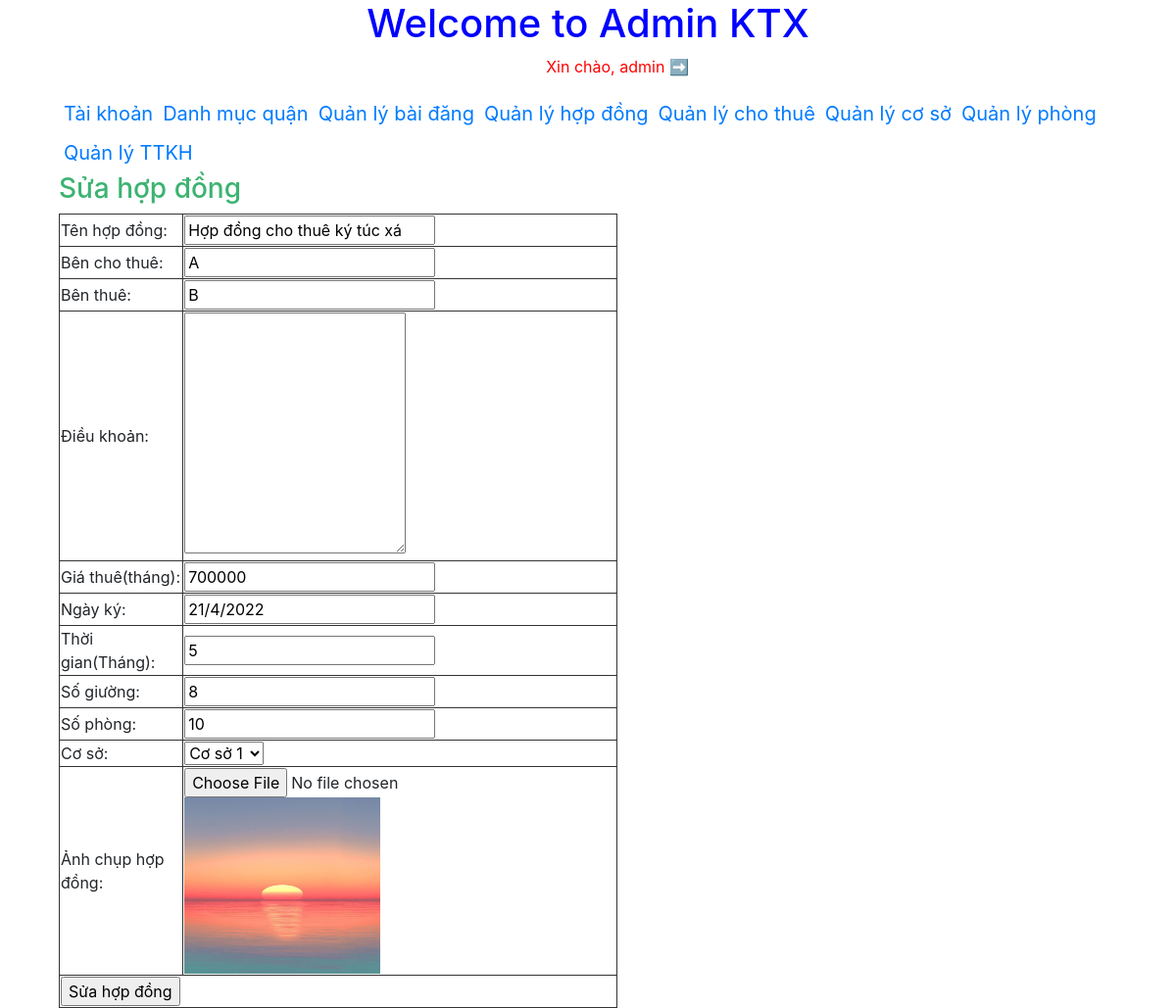
The app's page /admin/index.php?action=hopdong&query=sua&idhopdong=9 (signed in) with its own data.
### tables this page shows
CREATE TABLE `tb_hopdong` (
  `id_hopdong` int(11) NOT NULL,
  `tenhopdong` varchar(100) NOT NULL,
  `benchothue` varchar(100) NOT NULL,
  `benthue` varchar(100) NOT NULL,
  `dieukhoan` longtext NOT NULL,
  `giathue` int(250) NOT NULL,
  `ngayky` varchar(100) NOT NULL,
  `thoigian` int(100) NOT NULL,
  `sogiuong` int(100) NOT NULL,
  `sophong` int(100) NOT NULL,
  `id_coso` int(100) NOT NULL,
  `anhhopdong` varchar(300) NOT NULL
);

### admin/pageadmin/quanlyhopdong/sua.php (the view)
<?php
     $sql_sua_hopdong = " SELECT * FROM tb_hopdong WHERE id_hopdong = '$_GET[idhopdong]' LIMIT 1";
     $query_sua_hopdong = mysqli_query($mysqli, $sql_sua_hopdong);
?>
<h3 style="color:mediumseagreen"> Sửa hợp đồng</h3>
<table border="1px" width=50% style="border-collapse:collapse; border:5px #333333;">
<?php
   while($row = mysqli_fetch_array($query_sua_hopdong)){
?>
    <form method="POST" action="pageadmin/quanlyhopdong/xuly.php?idhopdong=<?php echo $row['id_hopdong'] ?>" enctype="multipart/form-data">
    <tr>
        <td> Tên hợp đồng:</td>
        <td><input type="text" value="<?php echo $row['tenhopdong'] ?>" name="tenhopdong"></td>
    </tr>
    <tr>
        <td> Bên cho thuê:</td>
        <td><input type="text" value="<?php echo $row['benchothue'] ?>" name="benchothue"></td>
    </tr>
    <tr>
        <td> Bên thuê:</td>
        <td><input type="text" value="<?php echo $row['benthue'] ?>" name="benthue"></td>
    </tr>
    <tr>
        <td> Điều khoản:</td>
        <td> <textarea rows="10" <?php echo $row['dieukhoan'] ?> name="dieukhoan"></textarea> </td>
    </tr>
    <tr>
        <td> Giá thuê(tháng):</td>
        <td><input type="text" value="<?php echo $row['giathue'] ?>" name="giathue"></td>
    </tr>
    <tr>
        <td> Ngày ký:</td>
        <td><input type="text" value="<?php echo $row['ngayky'] ?>" name="ngayky"></td>
    </tr>
    <tr>
        <td> Thời gian(Tháng):</td>
        <td><input type="text" value="<?php echo $row['thoigian'] ?>" name="thoigian"></td>
    </tr>
    <tr>
        <td> Số giường:</td>
        <td><input type="text" value="<?php echo $row['sogiuong'] ?>" name="sogiuong"></td>
    </tr>
    <tr>
        <td> Số phòng:</td>
        <td><input type="text" value="<?php echo $row['sophong'] ?>" name="sophong"></td>
    </tr>
    <tr>
        <td> Cơ sở:</td>
        <td>
            <select name="coso" id="">
                <?php
                    $sql_cs = "SELECT * FROM tb_coso ORDER BY id_coso ASC";
                    $query_cs = mysqli_query($mysqli,$sql_cs);
                    while($row_cs = mysqli_fetch_array($query_cs)){
                        if($row_cs['id_coso']==$row['id_coso']){
                ?>
                <option selected value="<?php echo $row_cs['id_coso'] ?>" > <?php echo $row_cs['tencoso'] ?> </option>
                <?php
                    }else{
                ?>
                 <option value="<?php echo $row_cs['id_coso'] ?>" > <?php echo $row_cs['tencoso'] ?> </option>
                <?php
                   }
                }
                ?>
            </select>
        </td>
    </tr>
    <tr>
        <td> Ảnh chụp hợp đồng:</td>
        <td>
            <input type="file" name="anhhopdong">
            <img src="pageadmin/quanlyhopdong/uploads/<?php echo $row['anhhopdong'] ?>"  width="200px" height="180px">
        </td>
    </tr>
    <tr>
        <td colspan="3"> <input type="submit" name="suahopdong" value="Sửa hợp đồng"> </td>
    </tr>
    </form>
<?php
}
?>
</table>

### records on screen
tb_hopdong: tenhopdong "Hợp đồng cho thuê ký túc xá", benchothue "A", benthue "B", giathue "700000", ngayky "21/4/2022", thoigian "5", sogiuong "8", sophong "10", anhhopdong (picture)

### other values on screen
$_SESSION['login'] "admin"
form field coso "Cơ sở 1"
